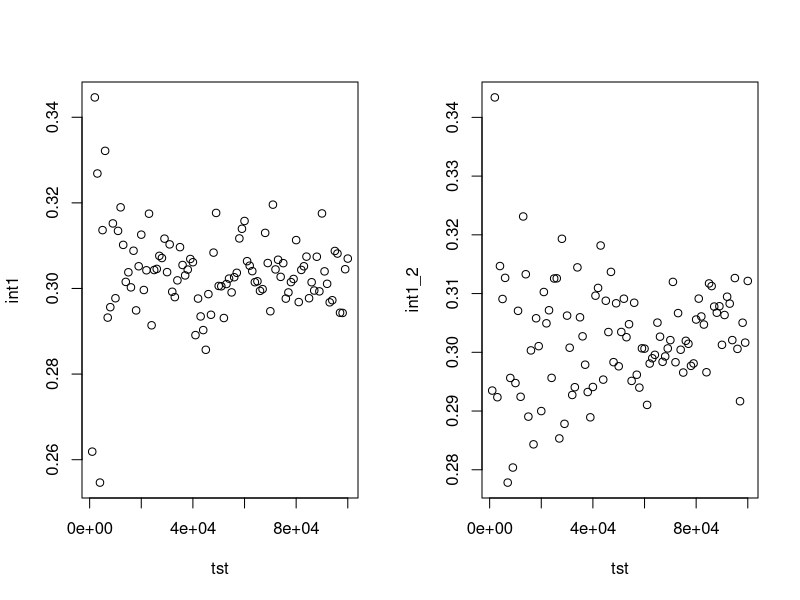
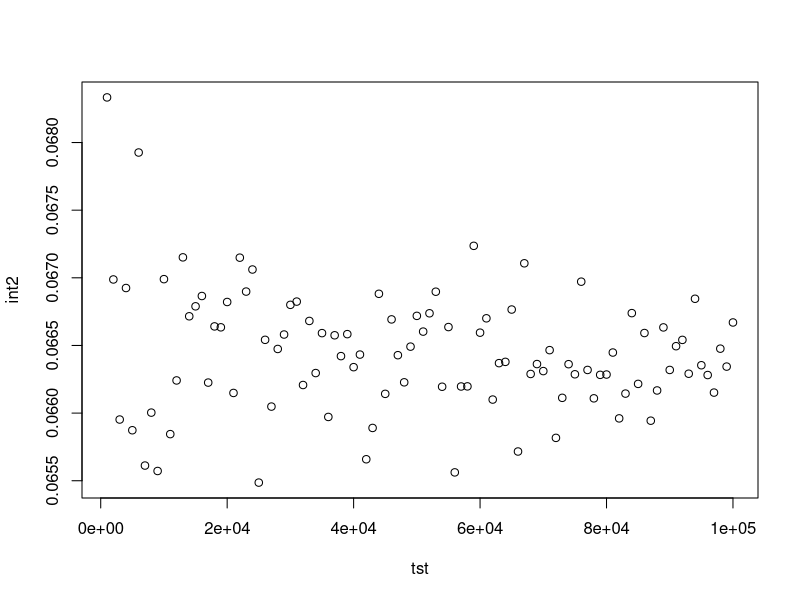
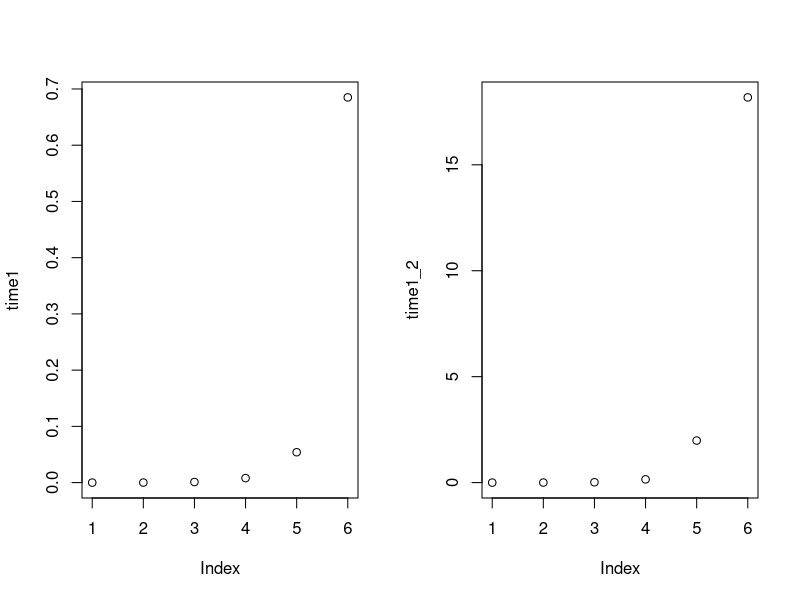
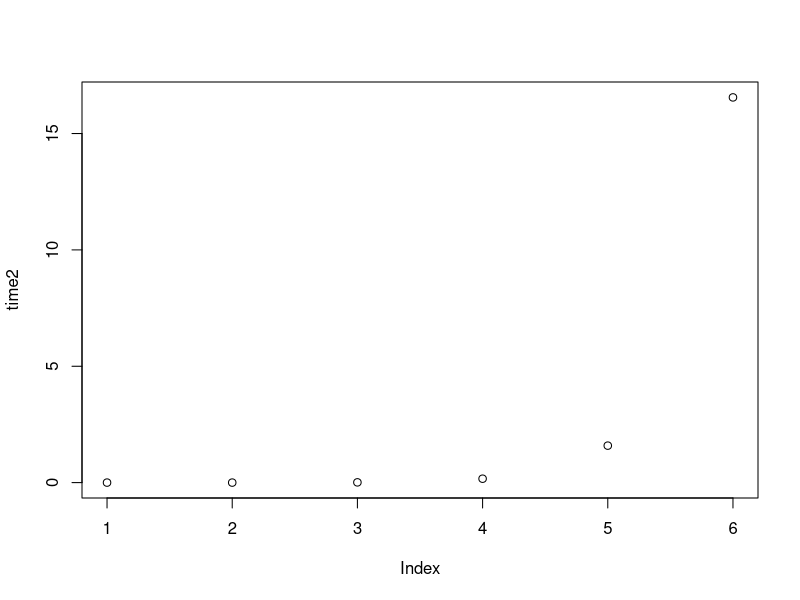
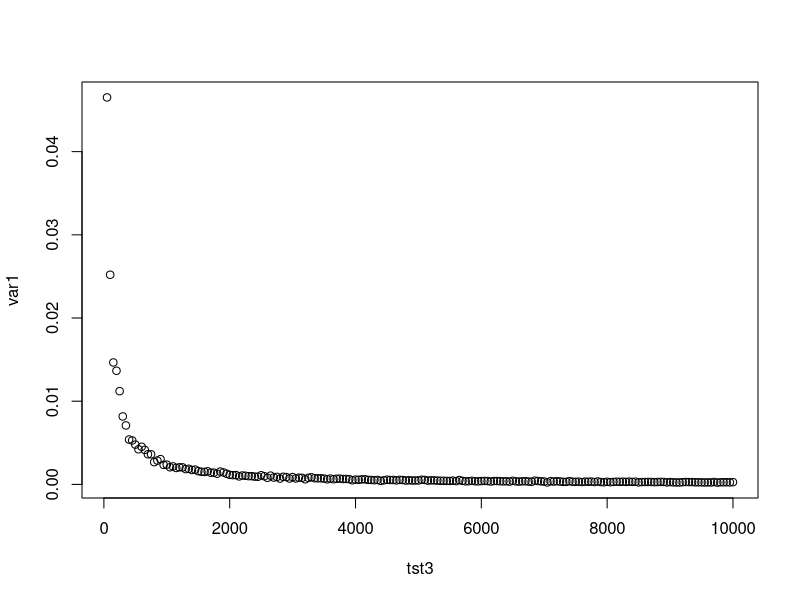

Reproduce these figures in R, in order. (Note: a time limit stopped this script after it produced the figures.)
###################################################################
#####################   Metody Monte Carlo   ##################### 
######################     Projekt 9.1      ##################### 
################################################################


### calka 1 ###

# Dla rozkladu jednostajnego

f1 = function(n){
  x=runif(n,-1,6)
  y=7*sin(x)/(1+x^2)
  mean(y)
}

# Dla rozkladu Cauchy'ego

f1_2 = function(n){
  y=seq(0,0,len=n)
  for (i in 1:n){
    x=rcauchy(1)
    if (x>=-1 & x<=6) y[i]=pi*sin(x)
    }
  mean(y)
}


### calka 2 ###

f2 = function(n){
  y=seq(0,0,len=n)
  for (i in 1:n){
    x=rnorm(1,2,1)
    if (x>=2) y[i]=sqrt(2*pi)/(exp(1)*x^2)
    }  
  mean(y)
}



### symulacje ###

tst=seq(1000,100000,by=1000)
int1=seq(0,0,len=length(tst))
int1_2=seq(0,0,len=length(tst))
int2=seq(0,0,len=length(tst))


for (i in 1:length(tst)) int1[i]=f1(tst[i])
for (i in 1:length(tst)) int1_2[i]=f1_2(tst[i])

for (i in 1:length(tst)) int2[i]=f2(tst[i])


par(mfrow=c(1,2))

plot(tst,int1)
plot(tst,int1_2)

integrate(function(x) sin(x)/(1+x^2),-1,6)

par(mfrow=c(1,1))
plot(tst,int2)

integrate(function(x) exp(-(x^2-4*x+6)/2)/(x^2),2,Inf)


################ czas wykonania w zaleznosci od liczby symulacji ################ 

tst2=c(100,1000,10000,100000,1000000,10000000)
time1=seq(0,0,len=length(tst2))
time1_2=seq(0,0,len=length(tst2))
time2=seq(0,0,len=length(tst2))

for (i in 1:length(tst2)) time1[i]=system.time(f1(tst2[i]))[1] 
for (i in 1:length(tst2)) time1_2[i]=system.time(f1_2(tst2[i]))[1] 

for (i in 1:length(tst2)) time2[i]=system.time(f2(tst2[i]))[1] 

par(mfrow=c(1,2))
plot(time1)
plot(time1_2)

par(mfrow=c(1,1))
plot(time2)



################ wariancja wyniku w zaleznosci od liczby symulacji ################ 

### variancja dla calki 1 ###

tst3=seq(50,10000,by=50)
nrow=length(tst3)
ncol=200

int1.2=matrix(nrow=nrow,ncol=ncol)

for (i in 1:ncol){
  for (j in 1:nrow) int1.2[i,j]=f1(tst3[j])
}

var1=seq(0,0,len=length(tst3))

for (i in 1:length(tst3)) var1[i]=var(int1.2[,i])

par(mfrow=c(1,1))
plot(tst3,var1)



### variancja dla calki 2  ###

int2.2=matrix(nrow=nrow,ncol=ncol)

for (i in 1:ncol){
  for (j in 1:nrow) int2.2[i,j]=f2(tst3[j])
}

var2=seq(0,0,len=length(tst3))

for (i in 1:length(tst3)) var2[i]=var(int2.2[,i])

par(mfrow=c(1,1))
plot(tst3,var2)
